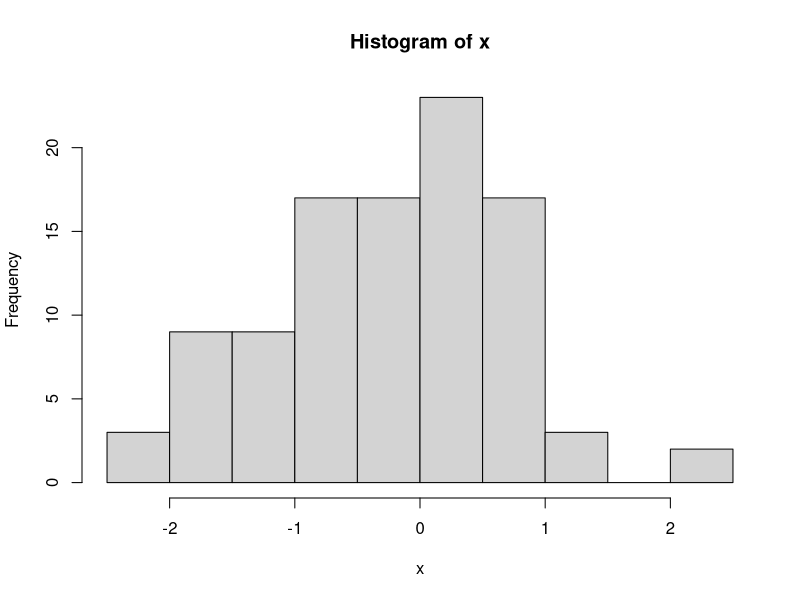
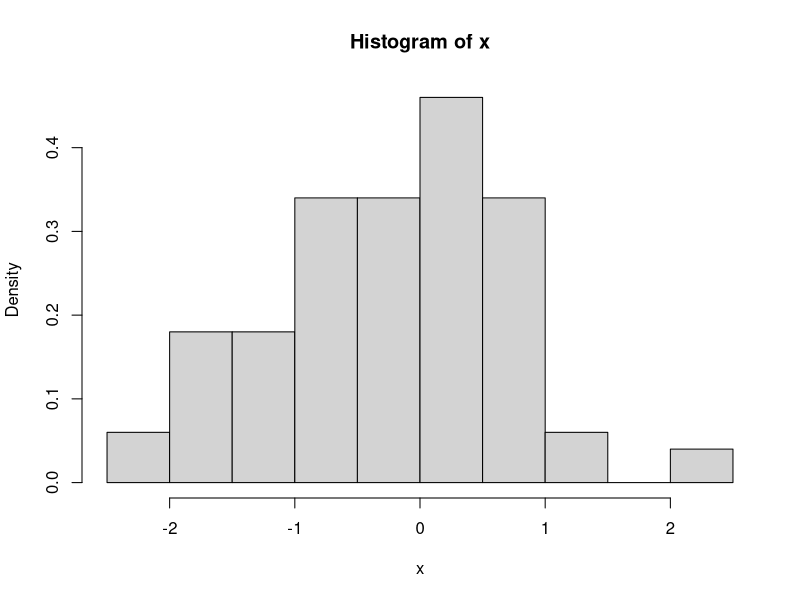
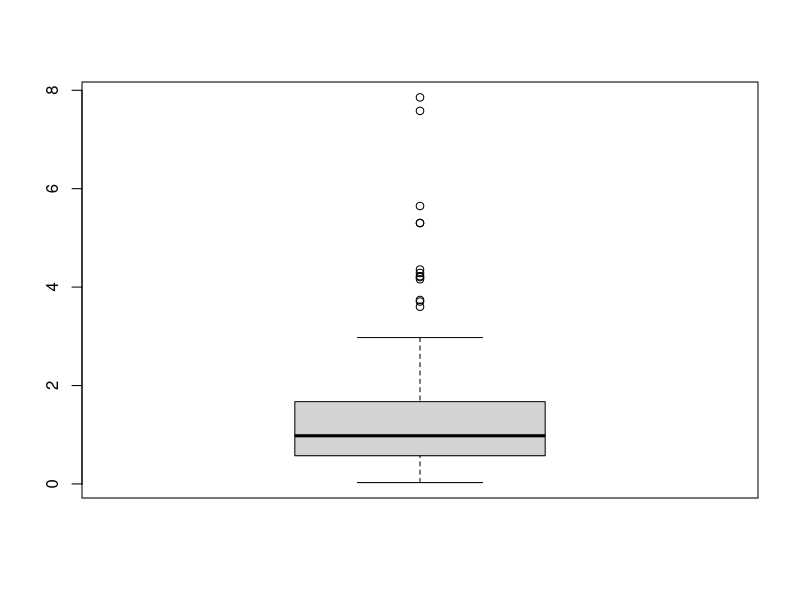
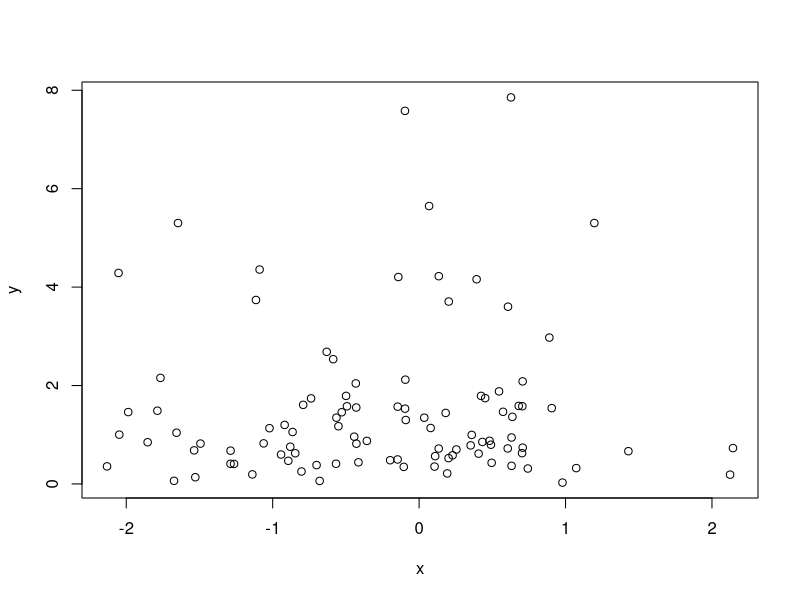
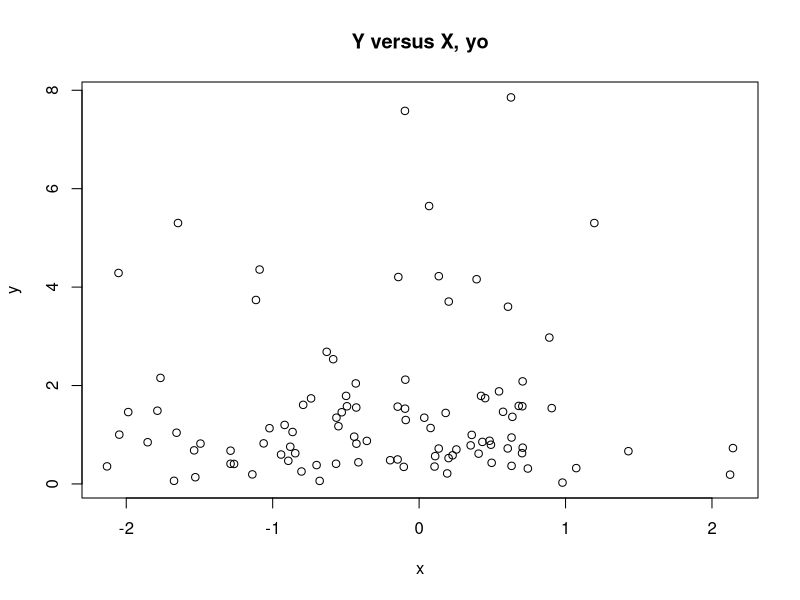

These figures' R source, in order:
# R has a really powerful base plotting system.
# We're going to go over the most basic of these options
# In a later session, we'll go over another way to do it

#generate some random data to plot
x <- rnorm(100)
y <- rlnorm(100)

# my favorite plot: the histogram
hist(x)

  # to get the percentages
  hist(x, freq=FALSE)

# sometimes boxplots are very insightful... those outliers!
boxplot(y)

# another doozy, the scatterplot
plot(y~x)              #yes, the tilde is important

  # add a basic title
  plot(y~x, main="Y versus X, yo")
  


